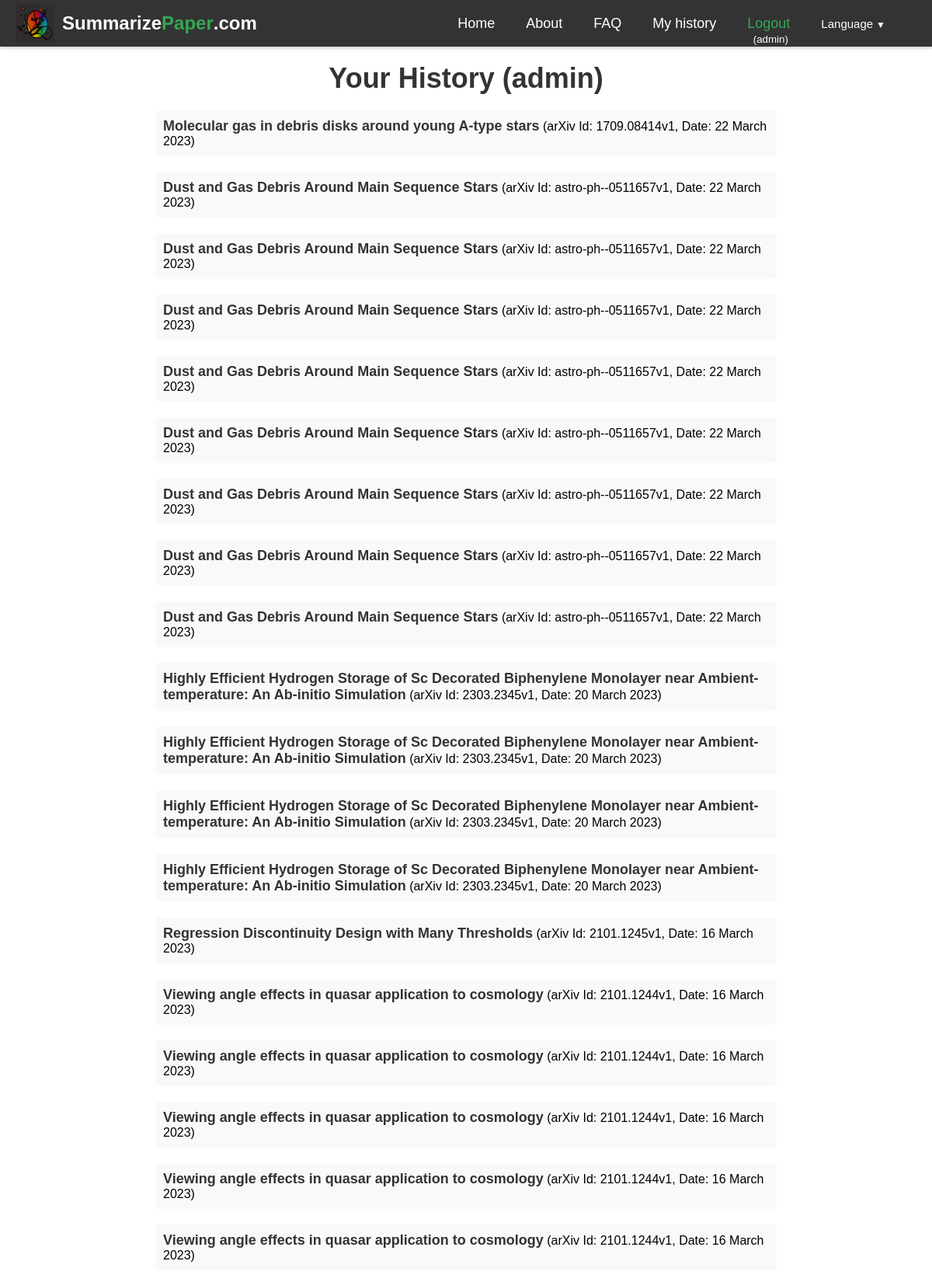
Page /history/ (signed in, upper part) on the committed database.
### summarizer/models.py (models this page shows, shortened)
class ArxivPaper(models.Model):
    id = models.AutoField(primary_key=True)
    arxiv_id = models.CharField(max_length=20, unique=True)
    created = models.DateTimeField(auto_now_add=True)
    updated = models.DateTimeField(auto_now=True)
    title = models.CharField(max_length=400, blank=True, null=True)
    abstract = models.TextField(blank=True, null=True)
    authors = models.ManyToManyField(Author, blank=True, through='PaperAuthor')
    link_doi = models.URLField(blank=True, null=True)
    link_homepage = models.URLField(blank=True, null=True)
    published_arxiv = models.DateField(blank=True, null=True)
    journal_ref = models.CharField(max_length=200, blank=True, null=True)
    comments = models.TextField(blank=True, null=True)
    license = models.CharField(max_length=400, blank=True, null=True)
    category = models.CharField(max_length=50, blank=True, null=True)
    updated_arxiv = models.DateField(blank=True, null=True)

class PaperHistory(models.Model):
    id = models.AutoField(primary_key=True)
    arxiv_id = models.CharField(max_length=20)
    created = models.DateTimeField(auto_now_add=True)
    user = models.ForeignKey(User,blank=True, null=True, on_delete=models.CASCADE)
    ip_address = models.TextField(blank=True, null=True)
    lang = models.CharField(max_length=10,default='en')
    def __str__(self):
        return self.arxiv_id#+' '+self.user.username

### summarizer/views.py (the view)
# urls.py: path("history/", views.history, name="history"),
def history(request):
    stuff_for_frontend={}
    paper_history=[]
    if request.user.is_authenticated:
        auth=True
        history=PaperHistory.objects.filter(user=request.user).order_by('-created')
        print('history',history)
        for h in history:
            arxiv_paper = ArxivPaper.objects.filter(arxiv_id=h.arxiv_id).first()
            paperdate = h.created#.strftime('%d/%m/%Y')
            if arxiv_paper:
                paper_history.append({'arxiv_id': h.arxiv_id, 'title': arxiv_paper.title, 'date': paperdate})
            else:
                paper_history.append({'arxiv_id': h.arxiv_id, 'date': paperdate})
    else:
        auth=False
    stuff_for_frontend.update({
        'auth':auth,
        'paper_history':paper_history
    })
    return render(request, "summarizer/history.html", stuff_for_frontend)

### templates/summarizer/history.html (shortened to what this page needs)
{% extends 'base.html' %}
{% load static %}
{% load i18n %}
{% get_current_language as LANGUAGE_CODE %}
{% block content %}
{% if auth %}
<div class="history">
    <h1 class="history-title">{% trans 'Your History' %} ({{ user.username }})</h1>
{% if paper_history %}
<ul class="history-list">
{% for h in paper_history %}
{% if h.title %}
  <li class="history-item"><a href="/{{LANGUAGE_CODE}}/arxiv-id/{{ h.arxiv_id }}" class="history-link">{{ h.title }}</a> (arXiv Id: {{ h.arxiv_id }}, Date: {{ h.date|date:"j F Y" }})</li>
{% else %}
  <li class="history-item">arXiv Id: <a href="/{{LANGUAGE_CODE}}/arxiv-id/{{ h.arxiv_id }}" class="history-link">{{ h.arxiv_id }}</a> (Date: {{ h.date }})</li>
{% endif %}
{% endfor %}
</ul>
{% else %}
<p class="history-message">No history yet</p>
{% endif %}
{% else %}
<p class="history-message">{% trans 'You cannot access this page.' %}</p>
{% endif %}
</div>
{% endblock %}

### templates/base.html (shortened to what this page needs)
{% load static %}
{% load i18n %}
{% load rosetta %}
{% get_current_language as LANGUAGE_CODE %}
<!DOCTYPE html>
<html lang="{{ LANGUAGE_CODE }}">
<head>
  <link rel="stylesheet" href="https://cdnjs.cloudflare.com/ajax/libs/font-awesome/5.15.1/css/all.min.css"
>
</head>
<body>
  <div class="main-content">
  <nav class="navbar">
    <div class="logo-container">
      <img src="{% static 'summarizer/images/logo.png' %}" alt="Summarize Paper logo">
      <a href="/{{LANGUAGE_CODE}}" class="logo"><span>Summarize</span><span>Paper</span>.com</a>
    </div>
    <ul class="nav-links">
      <li><a href="/{{LANGUAGE_CODE}}">{% trans 'Home' %}</a></li>
      <li><a href="/{{LANGUAGE_CODE}}/about">{% trans 'About' %}</a></li>
      <li><a href="/{{LANGUAGE_CODE}}/faq">{% trans 'FAQ' %}</a></li>
      {% if request.user.is_authenticated %}
      <li><a href="/{{LANGUAGE_CODE}}/history">{% trans 'My history' %}</a></li>
      <li style="height: 15px; display: flex; align-items: center;">
        <div style="display: flex; flex-direction: column; align-items: center;height: 100%;">
          <a href="/{{LANGUAGE_CODE}}/logout" style="color:#34a853">{% trans 'Logout' %}</a>
          <span style="margin-left: 5px;"><small>({{ request.user.username }})</small></span>
        </div>
      </li>
      {% else %}
          <li><a href="/{{LANGUAGE_CODE}}/login" style="color:#34a853">{% trans 'Login' %}</a></li>
      {% endif %}
      <li>
        <div class="dropdown">
  <a class="dropdown-toggle" href="#" id="navbarDropdown" role="button" data-toggle="dropdown" aria-haspopup="true" aria-expanded="false">
    <small>{% trans 'Language' %}<span class="dropdown-arrow">&#9660;</span></small>
  </a>
    {% get_current_language as LANGUAGE_CODE %}
    {% get_available_languages as LANGUAGES %}
    {% get_language_info_list for LANGUAGES as languages %}
</div>
    </li>
    </ul>
  </nav>
  {% block content %}
  {% endblock %}
  </div>
</body>
</html>

### templates/summarizer/history.html (style rules this page uses)
.history { max-width: 800px; margin: 0 auto; padding: 20px; }
.history-title { font-size: 36px; font-weight: bold; text-align: center; margin: 0; margin-bottom:20px; padding: 0; color: #333; }
.history-list { list-style: none; margin: 0; padding: 0; }
.history-item { margin-bottom: 20px; padding: 10px 10px; background-color: #f9f9f9; border-radius: 5px; }
.history-link { color: #333; text-decoration: none; font-size: 18px; font-weight: bold; }

### templates/base.html (style rules this page uses)
.navbar { display: flex; justify-content: space-between; align-items: center; height: 60px; padding: 0 20px; background-color: #333; color: #fff; box-shadow: 0px 2px 4px rgba(0,0,0,0.2); }
.logo { font-size: 24px; font-weight: bold; text-decoration: none; color: #fff; display: flex; align-items: center; }
.logo span:nth-of-type(1) { color: white; }
.logo span:nth-of-type(2) { color: #34a853; }
.nav-links { display: flex; list-style: none; margin: 0; padding: 0; }
.nav-links li { margin: 0 20px; }
.nav-links a { font-size: 18px; color: #fff; text-decoration: none; }
body { font-family: Arial, sans-serif; margin:0; display: flex; flex-direction: column; min-height: 100vh; }
.main-content { flex: 1; }
.dropdown { position: relative; display: inline-block; margin-right:20px; }
.dropdown-arrow { margin-left: 0.25rem; font-size: 0.75rem; }
.logo-container { display: flex; align-items: center; }
.logo-container img { width: 50px; height: 50px; margin-right: 10px; }

### rows in the picture
ArxivPaper: title "Molecular gas in debris disks around young A-type stars"
PaperHistory: arxiv_id "1709.08414v1", date "22 March 2023"
ArxivPaper: title "Dust and Gas Debris Around Main Sequence Stars" "Dust and Gas Debris Around Main Sequence Stars" "Dust and Gas Debris Around Main Sequence Stars" "Dust and Gas Debris Around Main Sequence Stars" "Dust and Gas Debris Around Main Sequence Stars" "Dust and Gas Debris Around Main Sequence Stars" "Dust and Gas Debris Around Main Sequence Stars" "Dust and Gas Debris Around Main Sequence Stars"
PaperHistory: arxiv_id "astro-ph--0511657v1", date "22 March 2023"
PaperHistory: arxiv_id "astro-ph--0511657v1", date "22 March 2023"
PaperHistory: arxiv_id "astro-ph--0511657v1", date "22 March 2023"
PaperHistory: arxiv_id "astro-ph--0511657v1", date "22 March 2023"
PaperHistory: arxiv_id "astro-ph--0511657v1", date "22 March 2023"
PaperHistory: arxiv_id "astro-ph--0511657v1", date "22 March 2023"
PaperHistory: arxiv_id "astro-ph--0511657v1", date "22 March 2023"
PaperHistory: arxiv_id "astro-ph--0511657v1", date "22 March 2023"
ArxivPaper: title "Highly Efficient Hydrogen Storage of Sc Decorated Biphenylene Monolayer near Ambient-temperature: An Ab-initio Simulation" "Highly Efficient Hydrogen Storage of Sc Decorated Biphenylene Monolayer near Ambient-temperature: An Ab-initio Simulation" "Highly Efficient Hydrogen Storage of Sc Decorated Biphenylene Monolayer near Ambient-temperature: An Ab-initio Simulation" "Highly Efficient Hydrogen Storage of Sc Decorated Biphenylene Monolayer near Ambient-temperature: An Ab-initio Simulation"
PaperHistory: arxiv_id "2303.2345v1", date "20 March 2023"
PaperHistory: arxiv_id "2303.2345v1", date "20 March 2023"
PaperHistory: arxiv_id "2303.2345v1", date "20 March 2023"
PaperHistory: arxiv_id "2303.2345v1", date "20 March 2023"
ArxivPaper: title "Regression Discontinuity Design with Many Thresholds"
PaperHistory: arxiv_id "2101.1245v1", date "16 March 2023"
ArxivPaper: title "Viewing angle effects in quasar application to cosmology" "Viewing angle effects in quasar application to cosmology" "Viewing angle effects in quasar application to cosmology" "Viewing angle effects in quasar application to cosmology" "Viewing angle effects in quasar application to cosmology"
PaperHistory: arxiv_id "2101.1244v1", date "16 March 2023"
PaperHistory: arxiv_id "2101.1244v1", date "16 March 2023"
PaperHistory: arxiv_id "2101.1244v1", date "16 March 2023"
PaperHistory: arxiv_id "2101.1244v1", date "16 March 2023"
PaperHistory: arxiv_id "2101.1244v1", date "16 March 2023"

### other values in the picture
{{ request.user.username }} "admin"
{{ user.username }} "admin"
